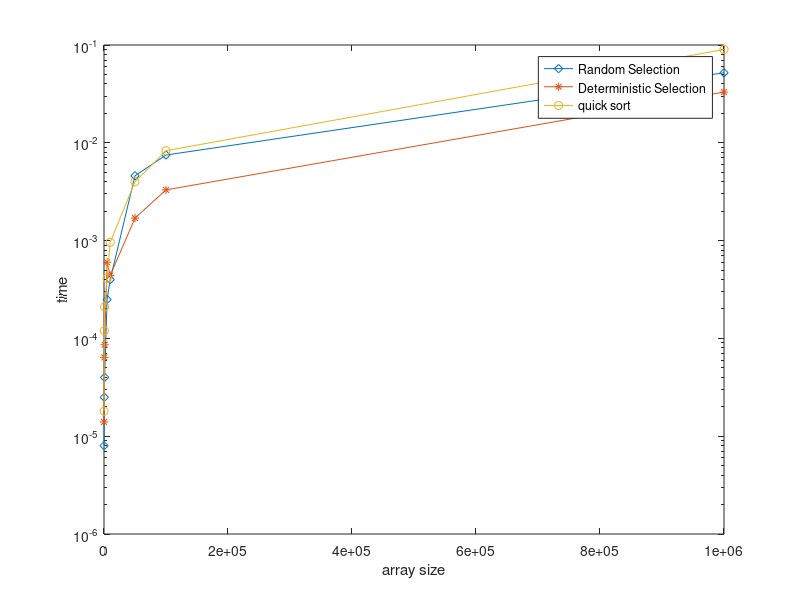

MATLAB code for this plot:
clear all,clc;
t0=[8e-6 2.5e-5 4e-5 2.5e-4 4e-4 4.6e-3 7.5e-3 5.2e-2];
t1=[1.4e-5 6.4e-5 8.6e-5 6e-4 4.4e-4 1.7e-3 3.3e-3 0.033];
t2=[1.8e-5 1.2e-4 2.1e-4 4.1e-4 9.6e-4 4e-3 8.3e-3 9e-2];
size=[100 500 1000 5000 10000 50000 100000 1000000];
semilogy(size,t0,'d-',size,t1,'*-',size,t2,'o-');
xlabel('array size');
ylabel('time');
legend('Random Selection','Deterministic Selection','quick sort');